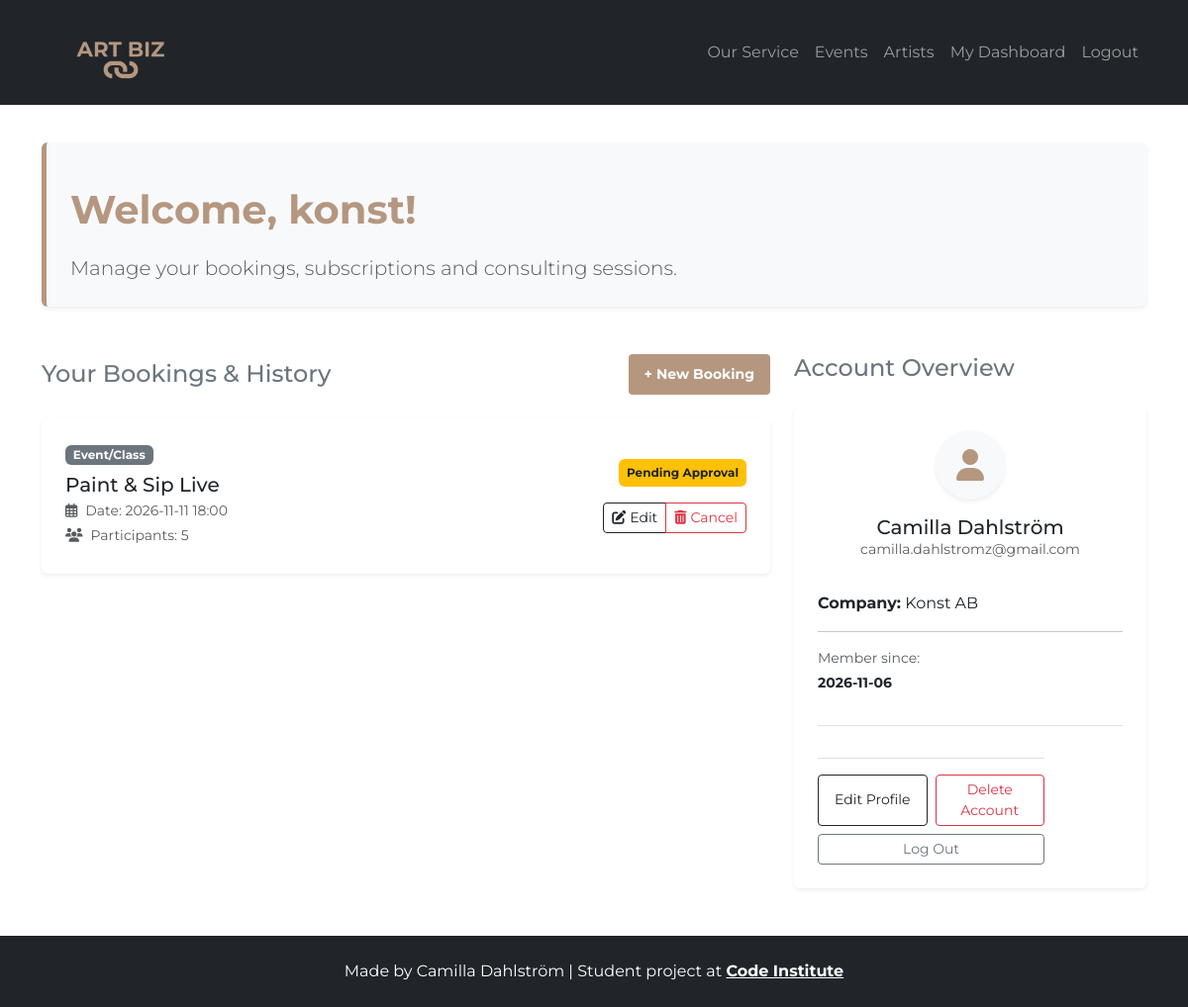
The app's page /accounts/dashboard/ (signed in), older data.
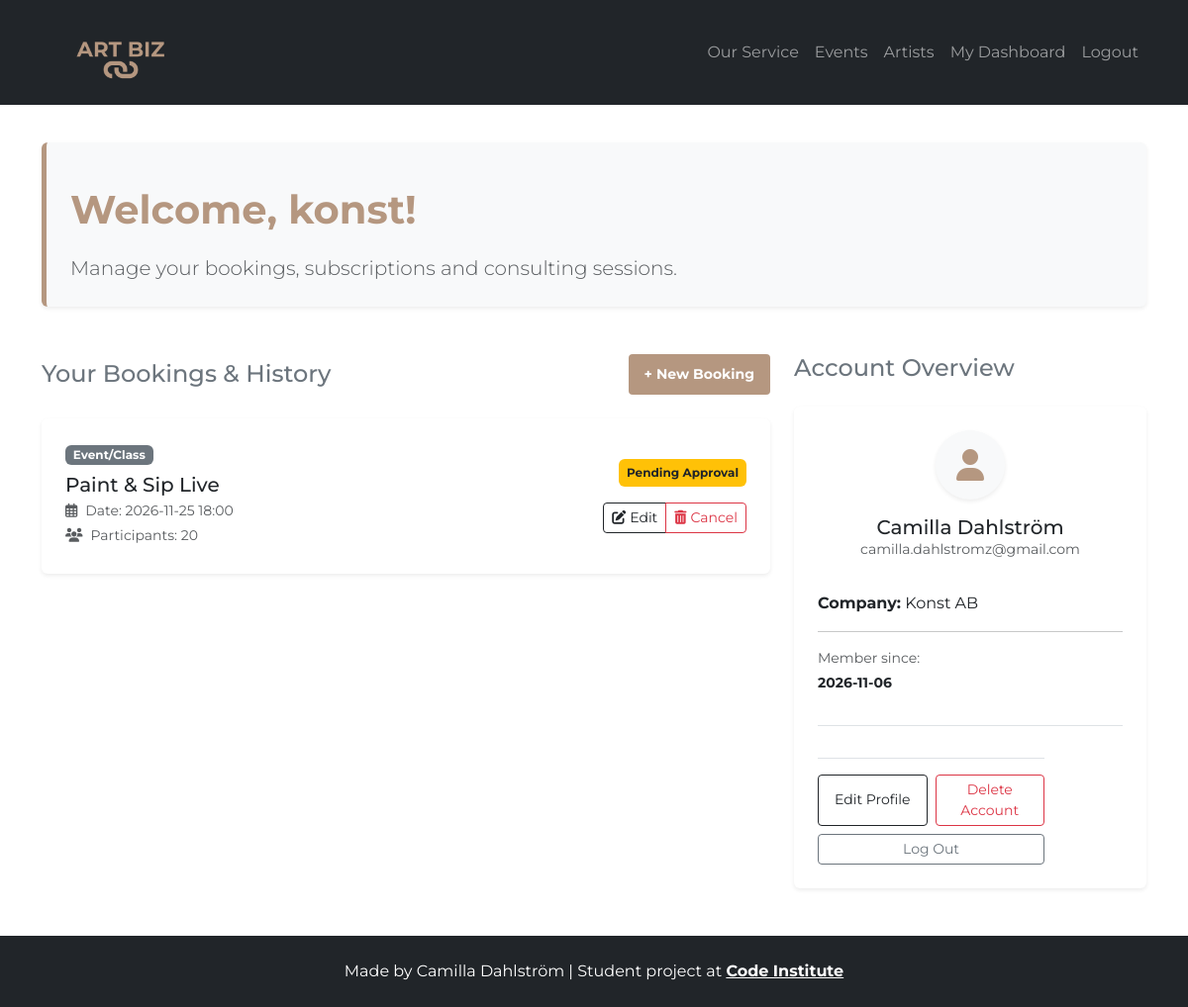
The same page, newer data.
### bookings/models.py (models this page shows, shortened)
class Booking(models.Model):
    STATUS_CHOICES = [
        ('pending', 'Väntar på godkännande'),
        ('confirmed', 'Bekräftad'),
        ('cancelled', 'Avbokad'),
    ]
    user = models.ForeignKey(User, on_delete=models.CASCADE, related_name='bookings')
    service = models.ForeignKey(Service, on_delete=models.PROTECT, related_name='booked_services')
    booking_date = models.DateTimeField()
    number_of_participants = models.PositiveIntegerField(default=5)
    created_at = models.DateTimeField(auto_now_add=True)
    status = models.CharField(max_length=20, choices=STATUS_CHOICES, default='pending')
    notes = models.TextField(blank=True, null=True)

class Service(models.Model):
    SERVICE_TYPES = [
        ('event', 'Event/Class'),
        ('consulting', 'Consulting'),
        ('subscription', 'Subscription'),
    ]
    title = models.CharField(max_length=200)
    description = models.TextField()
    price = models.DecimalField(max_digits=8, decimal_places=2)
    service_type = models.CharField(max_length=20, choices=SERVICE_TYPES, default='event')
    image_url = models.URLField(max_length=1024, blank=True, null=True)

### subscriptions/models.py (models this page shows, shortened)
class UserProfile(models.Model):
    user = models.OneToOneField(User, on_delete=models.CASCADE)
    company_name = models.CharField(max_length=100, blank=True, null=True)

### bookings/views.py (the view)
# urls.py: path('accounts/dashboard/', dashboard, name='dashboard'),
@login_required
def dashboard(request):
    user_bookings = Booking.objects.filter(user=request.user).order_by('-booking_date')
    context = {
        'bookings': user_bookings,
    }
    return render(request, 'account/dashboard.html', context)

### templates/account/dashboard.html (shortened to what this page needs)
{% extends "base.html" %}
{% block content %}
<div class="container py-5 dashboard-container">
    <div class="row mb-5">
        <div class="col-12">
            <div class="p-4 bg-light rounded shadow-sm dashboard-banner">
                <h1 class="display-6 fw-bold page-title">Welcome, {{ request.user.username }}!</h1>
                <p class="lead text-muted small mb-0">Manage your bookings, subscriptions and consulting sessions.</p>
            </div>
        </div>
    </div>
    <div class="row">
        <div class="col-md-8 mb-4">
            <div class="d-flex justify-content-between align-items-center mb-4">
                <h2 class="h4 text-secondary mb-0">Your Bookings &amp; History</h2>
                <a href="{% url 'events' %}" class="btn btn-sm btn-artbiz w-auto px-3">+ New Booking</a>
            </div>
            {% if bookings %}
                {% for booking in bookings %}
                    <div class="card shadow-sm border-0 mb-3">
                        <div class="card-body d-flex flex-column flex-sm-row justify-content-between align-items-sm-center p-4 gap-3">
                            <div>
                                <span class="badge bg-secondary mb-2">{{ booking.service.get_service_type_display }}</span>
                                <h3 class="h5 mb-1 text-dark">{{ booking.service.title }}</h3>
                                <p class="small text-muted mb-1">
                                    <i class="far fa-calendar-alt me-2"></i>Date: {{ booking.booking_date|date:"Y-m-d H:i" }}
                                </p>
                                <p class="small text-muted mb-1">
                                    <i class="fas fa-users me-2"></i>Participants: {{ booking.number_of_participants }}
                                </p>
                            </div>
                            <div class="text-sm-end d-flex flex-column align-items-sm-end gap-2">
                                {% if booking.status == 'confirmed' %}
                                    <span class="badge bg-success p-2">Confirmed</span>
                                {% elif booking.status == 'pending' %}
                                    <span class="badge bg-warning text-dark p-2">Pending Approval</span>
                                {% else %}
                                    <span class="badge bg-danger p-2">Cancelled</span>
                                {% endif %}
                                <div class="btn-group btn-group-sm mt-2" role="group">
                                    <a href="{% url 'edit_booking' booking.id %}" class="btn btn-outline-dark">
                                        <i class="fas fa-edit me-1"></i>Edit
                                    </a>
                                    <button type="button" class="btn btn-outline-danger" data-bs-toggle="modal" data-bs-target="#cancelModal{{ booking.id }}">
                                        <i class="fas fa-trash-alt me-1"></i>Cancel
                                    </button>
                                </div>
                            </div>
                        </div>
                    </div>
                {% endfor %}
            {% endif %}
        </div>
        <div class="col-md-4">
            <h2 class="h4 mb-4 text-secondary">Account Overview</h2>
            <div class="card shadow-sm border-0 p-4 bg-white">
                <div class="text-center mb-3">
                    <div class="rounded-circle bg-light d-inline-flex align-items-center justify-content-center shadow-sm mb-3 avatar-circle">
                        <i class="fas fa-user fa-2x"></i>
                    </div>
                    <h3 class="h5 mb-0 text-dark"> {{ user.first_name }} {{ user.last_name }}</h3>
                    <p class="small text-muted">{{ request.user.email }}</p>
                </div>
                 <p class="mb-0">
                    <strong>Company:</strong>
                   {% if user.userprofile.company_name %}
                   {{ user.userprofile.company_name }}
                   {% else %}
                    <span class="text-muted">No company specified</span>
                     {% endif %}
                 </p>
                <hr>
                <p class="small text-muted mb-1">Member since:</p>
                <p class="small fw-bold text-dark mb-3">{{ request.user.date_joined|date:"Y-m-d" }}</p>
                <div class="mt-3 pt-3 border-top d-flex gap-2">
                <div class="mt-3 pt-3 border-top">
                <div class="row g-2 mb-2">
                 <div class="col-6 d-grid">
                <a href="{% url 'edit_profile' %}" class="btn btn-sm btn-outline-dark d-flex align-items-center justify-content-center">
                Edit Profile
                    </a>
                </div>
                <div class="col-6 d-grid">
                <a href="{% url 'delete_account' %}" class="btn btn-sm btn-outline-danger d-flex align-items-center justify-content-center">
                Delete Account
                    </a>
                 </div>
                     </div>
                <div class="d-grid">
                     <a href="{% url 'account_logout' %}" class="btn btn-sm btn-outline-secondary">
                    Log Out
                      </a>
    </div>
</div>
    </div>
</div>
{% endblock %}

### templates/base.html (shortened to what this page needs)
{% load static %}
<!DOCTYPE html>
<html lang="en">
<head>
    <link href="https://cdn.jsdelivr.net/npm/bootstrap@5.3.0/dist/css/bootstrap.min.css" rel="stylesheet">
    <link rel="stylesheet" href="{% static 'css/style.css' %}">
</head>
<body class="d-flex flex-column min-vh-100">
    <header>
        <nav class="navbar navbar-expand-lg navbar-dark bg-dark fixed-top">
            <div class="container">
                <a class="navbar-brand" href="{% url 'home' %}">
                    <img src="{% static 'images/ArtBizLogo.png' %}" alt="ArtBiz Logo" class="navbar-logo">
                </a>
                <div class="collapse navbar-collapse" id="navbarNav">
                    <ul class="navbar-nav ms-auto">
                        <li class="nav-item"><a class="nav-link" href="{% url 'services' %}">Our Service</a></li>
                        <li class="nav-item"><a class="nav-link" href="{% url 'events' %}">Events</a></li>
                        <li class="nav-item"><a class="nav-link" href="{% url 'artist_list' %}">Artists</a></li>
                        {% if user.is_authenticated %}
                            <li class="nav-item">
                                <a class="nav-link" href="{% url 'dashboard' %}">My Dashboard</a>
                            </li>
                            <li class="nav-item">
                                <a class="nav-link" href="{% url 'account_logout' %}">Logout</a>
                            </li>
                        {% endif %}
                    </ul>
                </div>
            </div>
        </nav>
    </header>
    <main class="flex-grow-1">
        {% block content %}
        {% endblock %}
    </main>
    <footer class="footer bg-dark text-white text-center py-4 w-100">
        <div class="container">
            <p class="mb-0">Made by Camilla Dahlström | Student project at <a href="https://codeinstitute.net/se/" target="_blank" rel="noopener" aria-label="Visit Code Institute" class="text-white fw-bold">Code Institute</a></p>
        </div>
    </footer>
</body>
</html>

### static/css/style.css (style rules this page uses)
body { padding-top: 96px; overflow-x: hidden; font-family: 'Montserrat', sans-serif; }
.navbar { position: fixed; top: 0; left: 0; width: 100%; z-index: 1000; }
.navbar-logo { height: 80px; width: auto; }
.page-title { color: #b59780; margin-bottom: 20px; padding-top: 20px; }
.btn-artbiz { background-color: #b59780; color: #ffffff; font-weight: bold; transition: background-color 0.2s; border: none; width: 100%; padding: 10px; margin-top: auto; }
.dashboard-container { min-height: 80vh; }
.dashboard-banner { border-left: 5px solid #b59780; }
.avatar-circle { width: 70px; height: 70px; color: #b59780; }

Row changes from the older to the newer data that the page shows:
changed Booking "Paint & Sip Live": booking_date "2026-11-11 18:00" → "2026-11-25 18:00"; number_of_participants "5" → "20"
